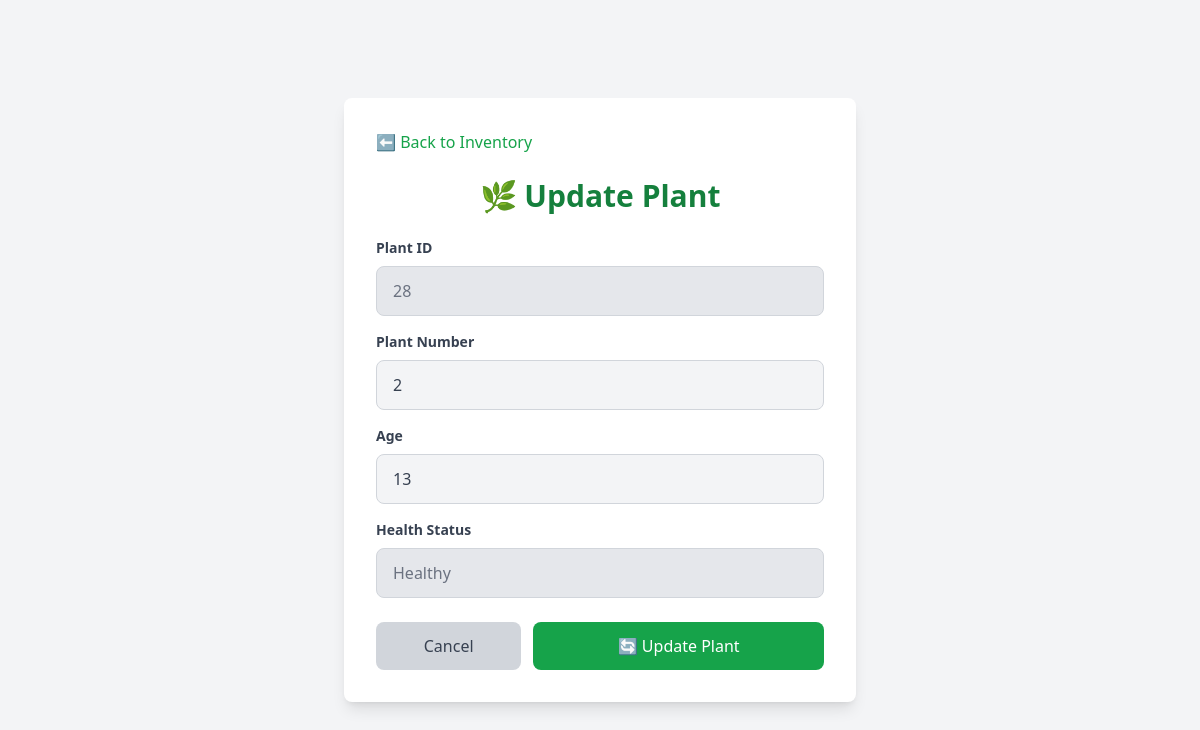
/inventory/update/28/ (signed in), run on the app's committed database.
### dashboard/models.py (models this page shows, shortened)
class Plant(models.Model):
    user = models.ForeignKey(settings.AUTH_USER_MODEL, on_delete=models.CASCADE)
    plant_id = models.AutoField(primary_key=True)
    plant_number = models.IntegerField(default=0)
    age = models.IntegerField()
    health_status = models.CharField(max_length=255, default='undetected')
    symptoms = models.CharField(max_length=255, blank=True, null=True)
    tree_analysis = models.OneToOneField(
        'dashboard.TreeAnalysis',
        null=True,
        blank=True,
        on_delete=models.SET_NULL,
        related_name='linked_plant'  # ✅ Add this
    )

### dashboard/views.py (the view)
# urls.py: path('inventory/update/<int:plant_id>/', update_plant, name="update_plant"),
@login_required
def update_plant(request, plant_id):
    plant = get_object_or_404(Plant, plant_id=plant_id)
    if request.method == "POST":
        form = PlantForm(request.POST, instance=plant)
        if form.is_valid():
            form.save()
            messages.success(request, "✅ Plant updated successfully!")
            return redirect('inventory')
    else:
        form = PlantForm(instance=plant)
    return render(request, 'dashboard/update_plant.html', {'form': form, 'plant': plant})

### dashboard/forms.py (shortened to what this page needs)
class PlantForm(forms.ModelForm):
    class Meta:
        model = Plant
        fields = ['plant_number', 'age']
        widgets = {
            'plant_number': forms.NumberInput(attrs={
                'class': 'w-full px-4 py-3 border border-gray-300 rounded-lg bg-white focus:ring-2 focus:ring-green-500',
                'min': '1',
                'step': '1',
                'placeholder': 'Enter plant number',
                'required': 'required'
            }),
            'age': forms.NumberInput(attrs={
                'class': 'w-full px-4 py-3 border border-gray-300 rounded-lg bg-white focus:ring-2 focus:ring-green-500',
                'min': '0',
                'step': '1',
                'placeholder': 'Enter age in years',
                'required': 'required'
            })
        }

### dashboard/templates/dashboard/update_plant.html (shortened to what this page needs)
{% load static %}
<!DOCTYPE html>
<html lang="en">
<head>
    <script src="https://cdn.tailwindcss.com"></script>
</head>
<body class="bg-gray-100 flex items-center justify-center min-h-screen">
    <div class="bg-white p-8 rounded-lg shadow-lg max-w-lg w-full">
        <a href="{% url 'inventory' %}"
           class="block text-green-600 hover:text-green-800 mb-6 font-medium">
            ⬅ Back to Inventory
        </a>
        <form method="post">
            <h2 class="text-3xl font-bold text-center text-green-700 mb-6">🌿 Update Plant</h2>
            <div class="mb-4">
                <label for="plant_id" class="block text-gray-700 text-sm mb-2 font-semibold">Plant ID</label>
                <input type="text" name="plant_id" value="{{ plant.plant_id }}" readonly
                    class="w-full px-4 py-3 border border-gray-300 rounded-lg bg-gray-200 text-gray-500 cursor-not-allowed">
            </div>
            <div class="mb-4">
                <label for="plant_number" class="block text-gray-700 text-sm mb-2 font-semibold">Plant Number</label>
                <input type="number" name="plant_number" value="{{ plant.plant_number }}" required
                    class="w-full px-4 py-3 border border-gray-300 rounded-lg bg-gray-100 text-gray-700 focus:outline-none focus:ring-2 focus:ring-green-500 transition">
            </div>
            <div class="mb-4">
                <label for="age" class="block text-gray-700 text-sm mb-2 font-semibold">Age</label>
                <input type="number" name="age" value="{{ plant.age }}" required
                    class="w-full px-4 py-3 border border-gray-300 rounded-lg bg-gray-100 text-gray-700 focus:outline-none focus:ring-2 focus:ring-green-500 transition">
            </div>
            <div class="mb-6">
                <label for="health_status" class="block text-gray-700 text-sm mb-2 font-semibold">Health Status</label>
                <input type="text" name="health_status" value="{{ plant.health_status }}"
                    readonly class="w-full px-4 py-3 border border-gray-300 rounded-lg bg-gray-200 text-gray-500 cursor-not-allowed">
            </div>
            <div class="flex gap-3">
                <a href="{% url 'inventory' %}"
                   class="w-1/3 bg-gray-300 hover:bg-gray-400 text-gray-700 py-3 rounded-lg transition flex items-center justify-center">
                    Cancel
                </a>
                <button type="submit"
                    class="w-2/3 bg-green-600 text-white py-3 rounded-lg hover:bg-green-700 transition transform hover:scale-105 flex items-center justify-center">
                    🔄 Update Plant
                </button>
            </div>
        </form>
    </div>
</body>
</html>

### data on the page
Plant: plant_id "28", plant_number "2", age "13", health_status "Healthy"
